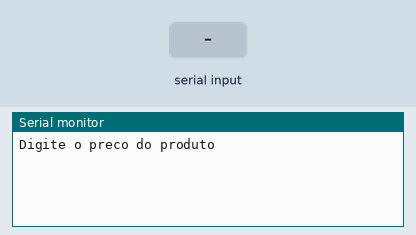
Recording of a sketch running on a simulated Arduino Uno, built with avr-gcc and run on an emulated ATmega328P. On the bench: the last lines printed to the serial monitor. Inputs (shaded band) come from the test bench.

Above: at 1.2 s.
1.3 s: "90,45\n" received over Serial
At 2.8 s:
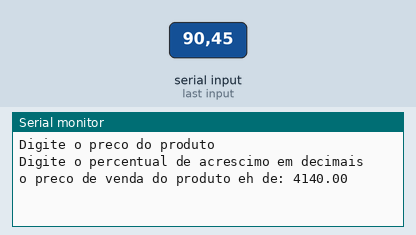
At 7.7 s:
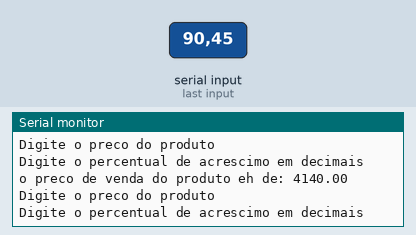

The sketch:

lopal_ex_101.ino
```cpp
// C++ code
//
void setup()
{
 Serial.begin(9600);
}
float produto = 0;
float percentual = 0;
void loop()
{
//produto
  Serial.println("Digite o preco do produto");
  while (!Serial.available()) {}
  produto = Serial.parseFloat();

//percentual
  Serial.println("Digite o percentual de acrescimo em decimais");
  while (!Serial.available()) {}
  percentual = Serial.parseFloat();

//calculo
  produto = produto + ( produto * percentual);

//saida
  Serial.println("o preco de venda do produto eh de: " + String(produto) );

//processamento e saida
  if (percentual < 0.50){
  Serial.println("aviso, a sua margem de lucro sera muito baixa.");
 }
  delay(5000);
}
```

Measured:
- after the input at 1.3 s, the serial monitor: prints a new line at once (image 1)
